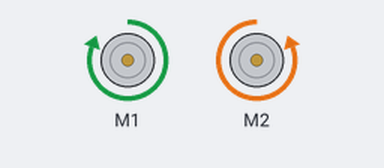
A sketch run on a simulated Arduino Uno, built with avr-gcc and run on an emulated ATmega328P. On the bench: 2 × DC motor (green arrow = forward, orange = backward, longer = faster). What the sketch prints to the serial monitor is not drawn.

Above: at 0.3 s.
Timing chart, 0 to 4.1 s (numbered marks = the images above):
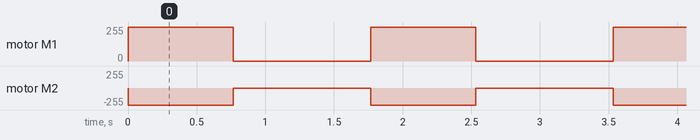

The sketch:

Wheel_Rotate_90Degrees.ino
```cpp
#include <Wire.h>
#include <Adafruit_MotorShield.h>

// Create the motor shield object with the default I2C address
Adafruit_MotorShield AFMS = Adafruit_MotorShield();
// Or, create it with a different I2C address (say for stacking)
// Adafruit_MotorShield AFMS = Adafruit_MotorShield(0x61);

// Select which 'port' M1, M2, M3 or M4. In this case, M1
Adafruit_DCMotor *myMotor = AFMS.getMotor(1);
// You can also make another motor on port M2
Adafruit_DCMotor *myOtherMotor = AFMS.getMotor(2);
  double R = 0.05; // Radius of wheel
  int m_rpm = 45; // Speed of motor (in rpm)
  double wid = 0.23; // Width of AGV (between middle of wheels)
  double t = 15*wid*1000/(2*R*m_rpm);
  //int t=1000
void setup() {
  Serial.begin(9600);           // set up Serial library at 9600 bps
  Serial.println("Adafruit Motorshield v2 - DC Motor test!");
  Serial.print(t);// time required to turn 90 degree

  AFMS.begin();  // create with the default frequency 1.6KHz
  //AFMS.begin(1000);  // OR with a different frequency, say 1KHz

  // Set the speed to start, from 0 (off) to 255 (max speed)
  myMotor->setSpeed(255);
  myOtherMotor->setSpeed(255);
  myMotor->run(FORWARD);
  myOtherMotor->run(FORWARD);
   // turn on motor
  myMotor->run(RELEASE);
  myOtherMotor->run(RELEASE);
}

void loop() {
  uint8_t i=255;
  Serial.print("tick");
  myMotor->run(FORWARD);
  myOtherMotor->run(BACKWARD);
  myMotor->setSpeed(i);
  myOtherMotor->setSpeed(i);
  delay(t);
  Serial.print("tech");
  myMotor->run(RELEASE);
  myOtherMotor->run(RELEASE);
  delay(1000);
}
```

Measured:
- by itself, motor M1: alternates forward 255/255 for 0.77 s and stopped for 1.0 s
- by itself, motor M2: alternates backward 255/255 for 0.77 s and stopped for 1.0 s
